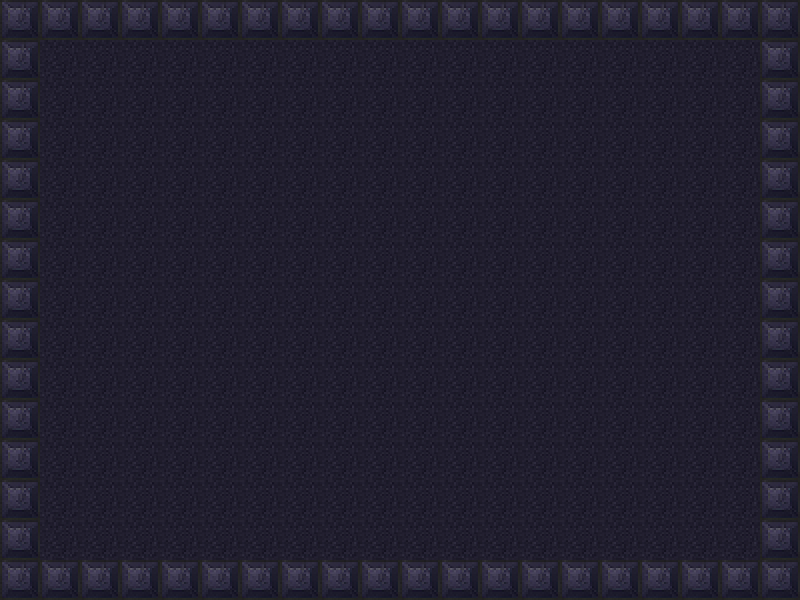

This is a level from a 2D game, rendered from its Tiled map with the project's own tilesets. A one-line summary and the complete map file follow:
An orthogonal 20x15 tile map with 40x40 px tiles, 1 tile layer (Tile Layer 1) and 12 objects (12x wall).

<map version="1.2" tiledversion="2020.03.18" orientation="orthogonal" renderorder="right-down" width="20" height="15" tilewidth="40" tileheight="40" infinite="0" nextlayerid="3" nextobjectid="31">
 <tileset firstgid="1" source="NewTiles.tsx" />
 <layer id="1" name="Tile Layer 1" width="20" height="15">
  <data encoding="csv">
1,1,1,1,1,1,1,1,1,1,1,1,1,1,1,1,1,1,1,1,
1,2,2,2,2,2,2,2,2,2,2,2,2,2,2,2,2,2,2,1,
1,2,2,2,2,2,2,2,2,2,2,2,2,2,2,2,2,2,2,1,
1,2,2,2,2,2,2,2,2,2,2,2,2,2,2,2,2,2,2,1,
1,2,2,2,2,2,2,2,2,2,2,2,2,2,2,2,2,2,2,1,
1,2,2,2,2,2,2,2,2,2,2,2,2,2,2,2,2,2,2,1,
1,2,2,2,2,2,2,2,2,2,2,2,2,2,2,2,2,2,2,1,
1,2,2,2,2,2,2,2,2,2,2,2,2,2,2,2,2,2,2,1,
1,2,2,2,2,2,2,2,2,2,2,2,2,2,2,2,2,2,2,1,
1,2,2,2,2,2,2,2,2,2,2,2,2,2,2,2,2,2,2,1,
1,2,2,2,2,2,2,2,2,2,2,2,2,2,2,2,2,2,2,1,
1,2,2,2,2,2,2,2,2,2,2,2,2,2,2,2,2,2,2,1,
1,2,2,2,2,2,2,2,2,2,2,2,2,2,2,2,2,2,2,1,
1,2,2,2,2,2,2,2,2,2,2,2,2,2,2,2,2,2,2,1,
1,1,1,1,1,1,1,1,1,1,1,1,1,1,1,1,1,1,1,1
</data>
 </layer>
 <objectgroup id="2" name="Object">
  <object id="9" name="wall" x="329.929" y="-14.3969" width="147.568" height="22.7951" />
  <object id="10" name="wall" x="-23.9949" y="241.68" width="29.9936" height="114.912" />
  <object id="11" name="wall" x="790.631" y="238.214" width="25.1946" height="124.51" />
  <object id="13" name="wall" x="327.53" y="587.874" width="140.37" height="35.9923" />
  <object id="21" name="wall" x="758.667" y="0" width="44.6667" height="242" />
  <object id="22" name="wall" x="758.333" y="358" width="52" height="242.667" />
  <object id="23" name="wall" x="-2.66667" y="558" width="328.667" height="50" />
  <object id="24" name="wall" x="-4.66667" y="-0.666667" width="47.3333" height="246.667" />
  <object id="25" name="wall" x="0" y="-0.33333" width="330" height="44" />
  <object id="27" name="wall" x="467.333" y="558" width="288.667" height="44" />
  <object id="28" name="wall" x="-1.66667" y="349.333" width="44" height="209.333" />
  <object id="30" name="wall" x="478.31" y="-0.465149" width="330" height="44" />
 </objectgroup>
</map>
